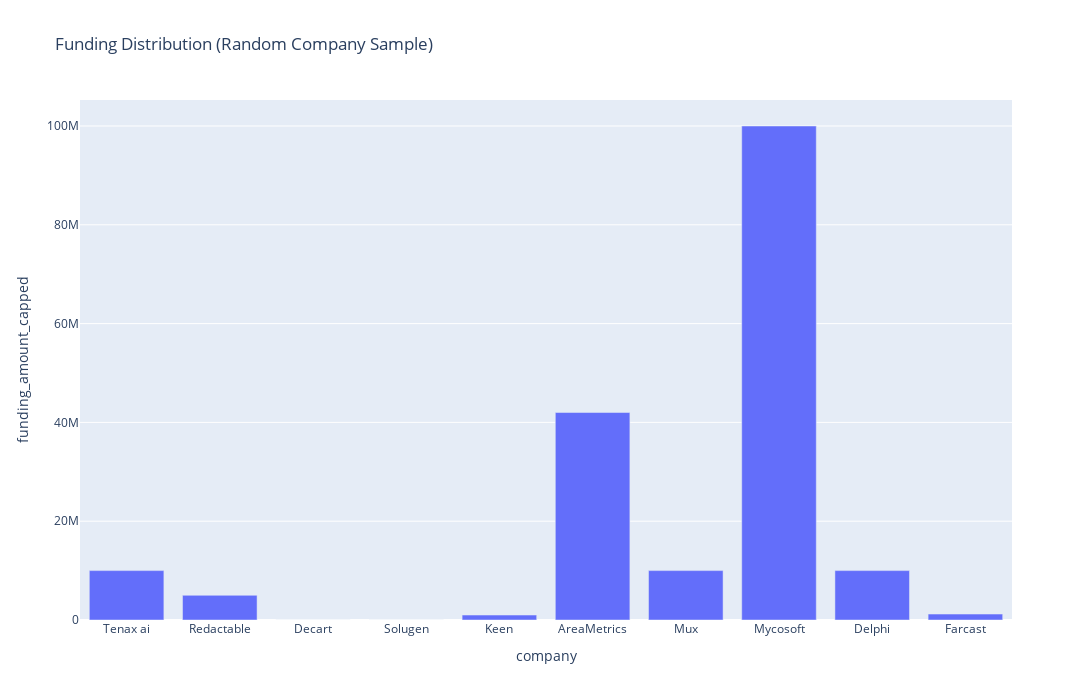

Notebook code cell kept with this figure:
### Code cell
# Random 10 companies for visualization (avoids identical bars)

import numpy as np

# Drop rows without funding
valid_df = df.dropna(subset=["funding_amount_capped"])

# Randomly sample 10 unique companies
random_companies = (
    valid_df[["company", "funding_amount_capped"]]
    .drop_duplicates(subset=["company"])
    .sample(n=10, random_state=None)   # random every run
)

# Plot
import plotly.express as px

fig = px.bar(
    random_companies,
    x="company",
    y="funding_amount_capped",
    title="Funding Distribution (Random Company Sample)",
    width=1200,
    height=700

)

fig.show()

### Figure 1 — Plotly figure (JSON) as saved in the notebook; plotly's stock layout.template omitted (floating-point values rounded to 4 significant figures)
{"data": [{"hovertemplate": "company=%{x}<br>funding_amount_capped=%{y}<extra></extra>", "legendgroup": "", "marker": {"color": "#636efa", "pattern": {"shape": ""}}, "name": "", "orientation": "v", "showlegend": false, "textposition": "auto", "type": "bar", "x": ["Tenax ai", "Redactable", "Decart", "Solugen", "Keen", "AreaMetrics", "Mux", "Mycosoft", "Delphi", "Farcast"], "xaxis": "x", "y": [10000000.0, 5000000.0, 10.0, 10.0, 1000000.0, 42000000.0, 10000000.0, 100000000.0, 10000000.0, 1200000.0], "yaxis": "y"}], "layout": {"barmode": "relative", "height": 700, "legend": {"tracegroupgap": 0}, "title": {"text": "Funding Distribution (Random Company Sample)"}, "width": 1200, "xaxis": {"anchor": "y", "domain": [0, 1], "title": {"text": "company"}}, "yaxis": {"anchor": "x", "domain": [0, 1], "title": {"text": "funding_amount_capped"}}}}
